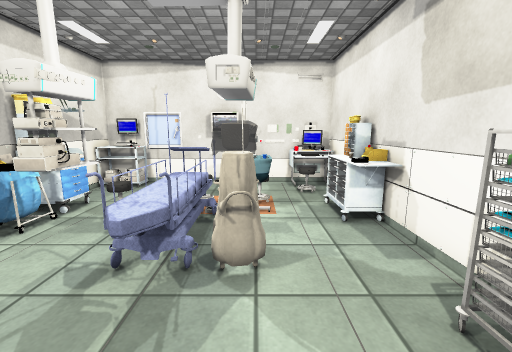
View 1 (above)

12 first-person views from a walk through a 3-D level made in the Unity game engine. The camera is 1.4 m above the floor, tilts 10° down and sees 90° across. Doors are open. The floor is counted in squares, 0.5 m on a side. Each view is taken from the middle of a square. On the plan, view 1 faces up. The plan holds only what a view shows up to about 19 squares ahead; the rest is blank. The player is left out. Some surface patterns are stand-ins.

View 2
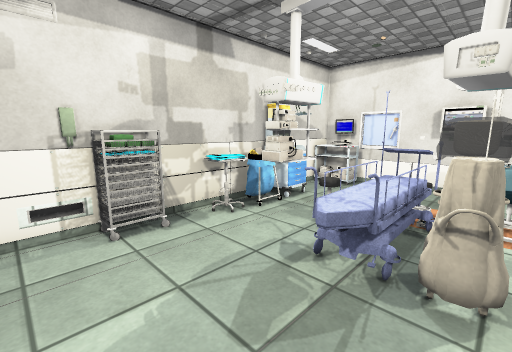

View 3
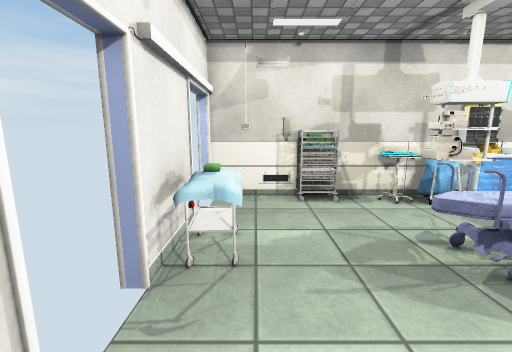

View 4
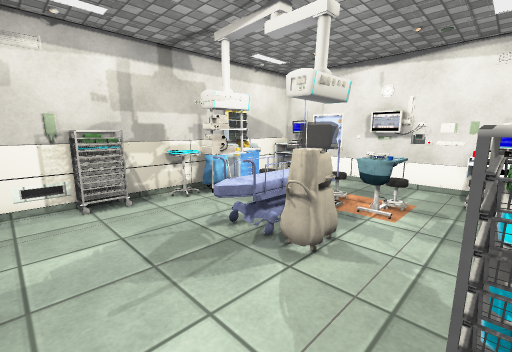

View 5
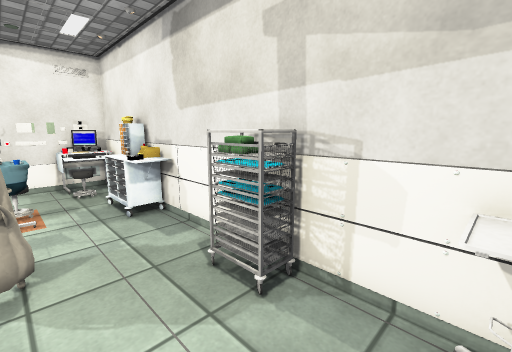

View 6
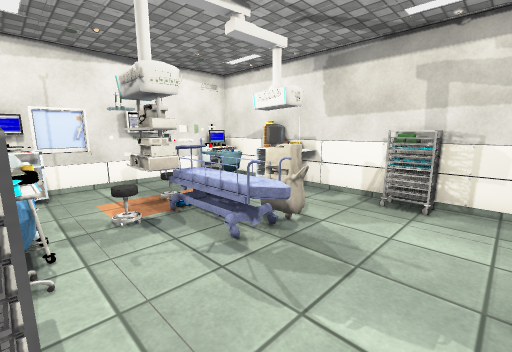

View 7
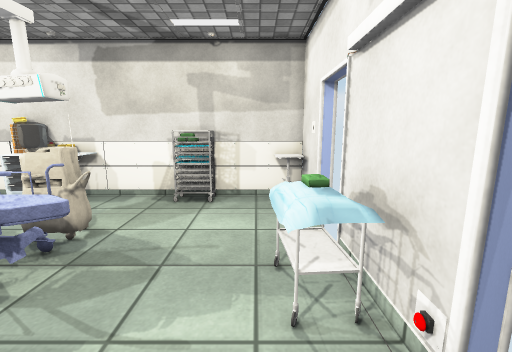

View 8
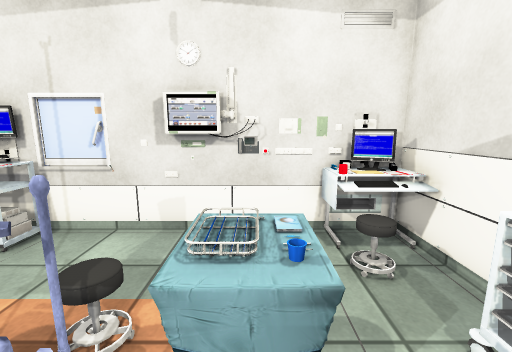

View 9
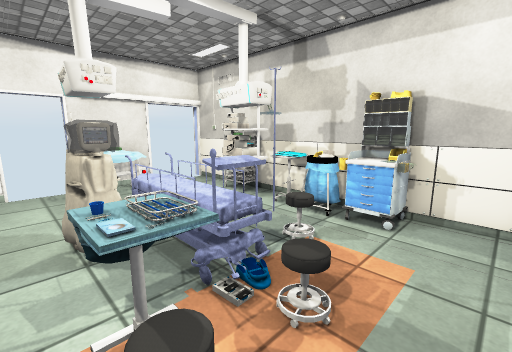

View 10
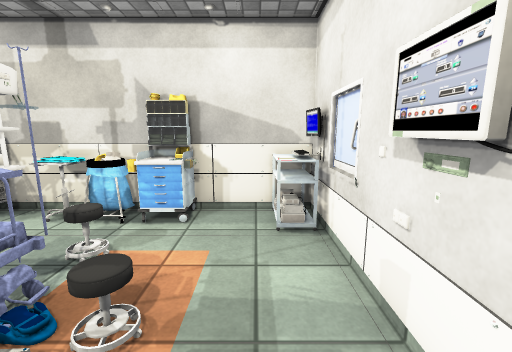

View 11
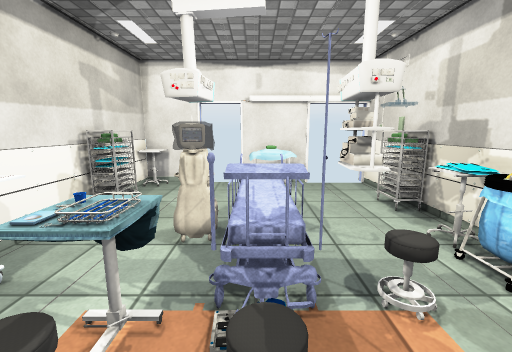

View 12
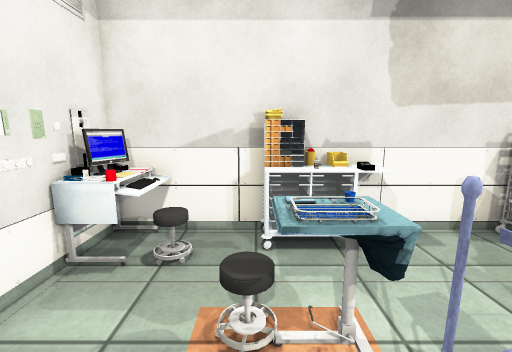

### Floor plan
Points are (right, up) in squares from view 1. A wall is a line through its corners. A room is listed if a view was taken in it or the views show most of it. See-through windows are left out.
Room 1 (views 1, 2, 3, 4, 5, 6, 7, 8, 9, 10)
walls: (-4.3, 5.6) (-4.3, 5.1) (-5, 5.2); (3.5, 2.4) (3.1, 2.4) (3.1, 3.1) (3.5, 3.1); (4, 8) (3.4, 8.1); (3.7, 9.3) (3.4, 9.7); (-6.5, 8.3) (-7.9, 8.3); (-7.2, 3.2) (-7.2, 2) (-7.6, 2); (-7.1, 7.6) (-7.2, 7.1); (1, -2) (4, -2) (4, 14); (-7.9, 1.3) (-8.1, 0.8); (-4.8, -2) (-1.2, -2); (-8, 9) (-8, -2.5); (-0.9, 13.7) (-1.5, 13.7); (-0.6, 13.8) (-1.3, 14); (-0.4, 14) (-1.5, 14); (1.6, 14) (0.4, 14)
low walls: (0.5, 8.3) (-0.7, 8.4); (0.5, 8.4) (-0.7, 8.4); (0, 8.7) (-0.6, 8.7); (-0.2, 9.3) (0, 9.3) (0, 8.6) (0.4, 8.5); (-0.5, 9.6) (-0.5, 8.9); (-0.5, 9.6) (0.5, 9.6) (0.5, 8.4) (0, 8.3); (-0.3, 9.6) (-0.3, 8.9); (-0.5, 9.8) (0.5, 9.8); (-2, -0.3) (-1.9, -1.4); (-6.6, 6.8) (-7.2, 6.8); (-6.6, 6.8) (-7.2, 6.7); (-6.7, 6.9) (-7.1, 6.5); (-3.8, -0.5) (-2.9, -0.5); (-3.9, -0.5) (-1.7, -0.3) (-1.7, -1.3); (-3, -1.3) (-3, -0.8) (-2.5, -0.8); (-3.9, -1.7) (-3.7, -1.5) (-3.7, -1); (3.9, -0.8) (2.8, -0.8); (2.7, -1.8) (2.7, -0.8)
ways out: opening at (-0.5, 12.5) to room 2; open door at (-6.5, -2); open door at (0, -2)
objects: other object (-7, 5); other object (-5, 6) to (-4, 7); bed (-3, 4) to (-1, 9); other object (-1, 5) to (0, 6); other object (1, 13); desk (2, 12); other object (2, 13); other object (2, 14); trolley (3, 2); other object (3, 7); other object (3, 8) to (3, 10); keyboard (3, 12); other object (3, 13); desk (3, 14)
Room 2 (views 11, 12)
walls: (-3.1, 13.9) (-4.4, 14.1); (-2.4, 14) (-8, 14) (-8, 9); (-6.2, 13.7) (-7.2, 13.6); (-7.5, 9.8) (-7.5, 8.4); (-7.7, 9.8) (-7.7, 8.4); (-8, 9.8) (-6.4, 9.8); (-7.9, 9.3) (-7.2, 9.3)
low walls: (-6.5, 10.1) (-6.5, 8.3); (-0.6, 8.7) (-0.7, 9.3); (-6.6, 7.8) (-6.5, 7.5); (-6.7, 7.8) (-6.5, 6.8); (-0.5, 8.7) (-0.5, 9.6); (-0.7, 8.4) (-0.5, 9.6); (-0.7, 8.4) (-0.5, 8.9); (-0.6, 8.4) (-0.6, 9.6); (-0.2, 8.6) (-0.2, 9.3); (-0.1, 8.6) (-0.3, 9.3)
ways out: opening at (-0.5, 12.5) to room 1
objects: other object (-7, 13); other object (-6, 13); stool (-5, 8) to (-4, 8); other object (-2, 13)

Positions as (right, up) in squares from view 1, and headings:
1: (0, 0), facing up
2: (0, 0), facing up-left
3: (3, 0), facing left
4: (3, 0), facing up-left
5: (0, -1), facing up-right
6: (-7, 0), facing up-right
7: (-7, 0), facing right
8: (0, 7), facing up
9: (1, 12), facing down-left
10: (1, 12), facing left
11: (-2, 12), facing down
12: (-3, 10), facing right
